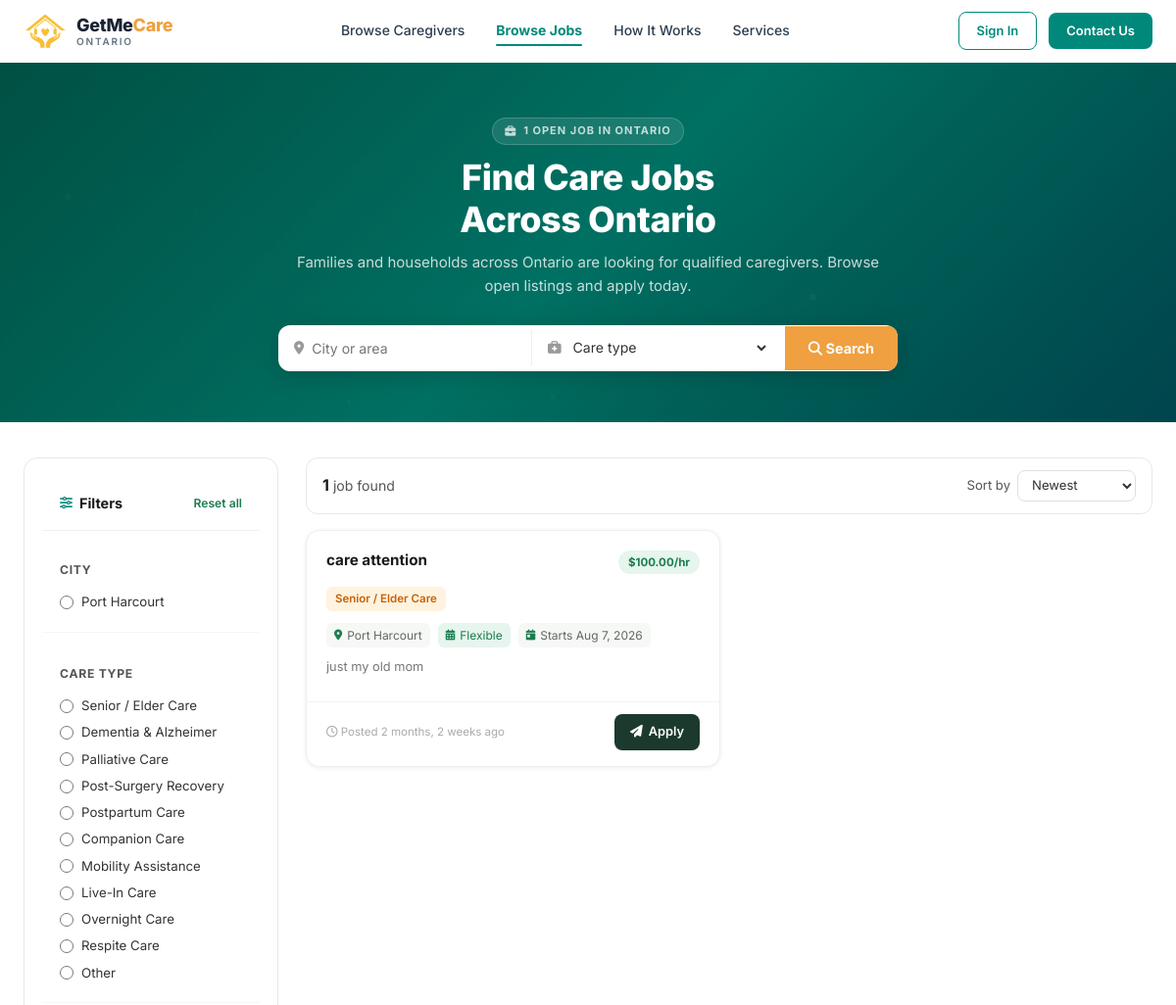
Page /browse-jobs/ (upper part) on the earlier database version.
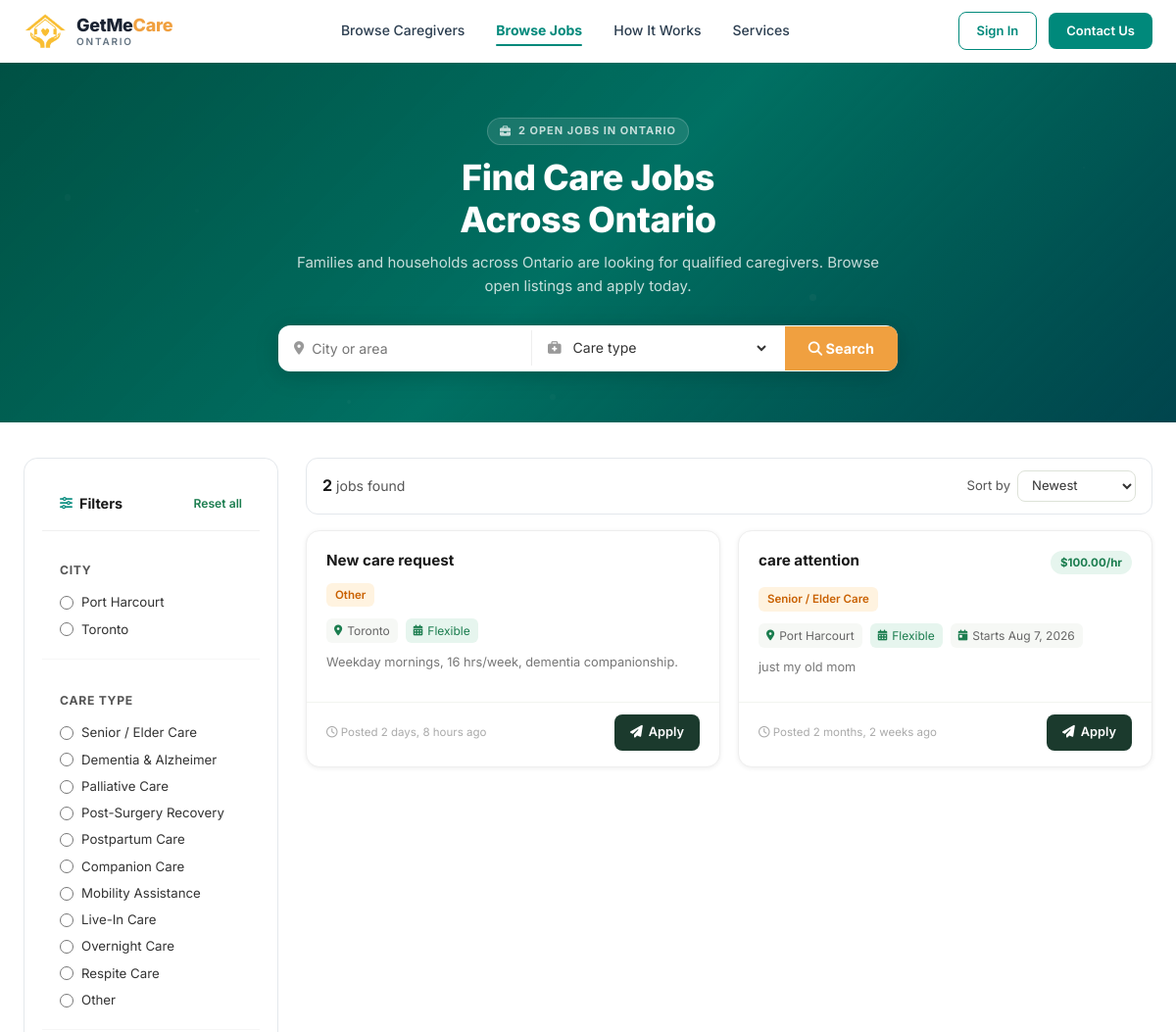
Same page on the later database version.
### Account/models.py (models this page shows, shortened)
class JobPosting(models.Model):
    CARE_TYPE_CHOICES = [
        ('senior_elder',      'Senior / Elder Care'),
        ('dementia',          'Dementia & Alzheimer'),
        ('palliative',        'Palliative Care'),
        ('post_surgery',      'Post-Surgery Recovery'),
        ('postpartum',        'Postpartum Care'),
        ('companion',         'Companion Care'),
        ('mobility',          'Mobility Assistance'),
        ('live_in',           'Live-In Care'),
        ('overnight',         'Overnight Care'),
        ('respite',           'Respite Care'),
        ('other',             'Other'),
    ]
    SCHEDULE_CHOICES = [
        ('weekdays',  'Weekdays'),
        ('weekends',  'Weekends'),
        ('flexible',  'Flexible'),
        ('live_in',   'Live-In'),
        ('overnight', 'Overnight'),
    ]
    STATUS_OPEN   = 'open'
    STATUS_FILLED = 'filled'
    STATUS_CLOSED = 'closed'
    STATUS_CHOICES = [
        (STATUS_OPEN,   'Open'),
        (STATUS_FILLED, 'Filled'),
        (STATUS_CLOSED, 'Closed'),
    ]
    employer       = models.ForeignKey(
        CustomUser, on_delete=models.CASCADE,
        related_name='job_postings',
        limit_choices_to={'role': CustomUser.EMPLOYER},
    )
    title          = models.CharField(max_length=120,
                     help_text='e.g. "Weekend Respite Care"')
    care_type      = models.CharField(max_length=30, choices=CARE_TYPE_CHOICES)
    city           = models.CharField(max_length=100,
                     help_text='Neighbourhood or city, e.g. "Nepean" or "Ottawa"')
    description    = models.TextField(blank=True,
                     help_text='Details about the care needed, patient needs, home environment, etc.')
    hours_per_week = models.PositiveSmallIntegerField(null=True, blank=True,
                     help_text='Estimated weekly hours')
    hourly_rate    = models.DecimalField(max_digits=6, decimal_places=2, null=True, blank=True,
                     help_text='Offered rate in CAD/hr')
    schedule       = models.CharField(max_length=20, choices=SCHEDULE_CHOICES, default='flexible')
    start_date     = models.DateField(null=True, blank=True,
                     help_text='Desired start date (leave blank if flexible)')
    status         = models.CharField(max_length=10, choices=STATUS_CHOICES, default=STATUS_OPEN)
    created_at     = models.DateTimeField(auto_now_add=True)
    updated_at     = models.DateTimeField(auto_now=True)
    class Meta:
        ordering = ['-created_at']

### Caregiver/views.py (the view)
# urls.py: path('browse-jobs/', views.browse_jobs, name='browse_jobs'),
def browse_jobs(request):
    qs = JobPosting.objects.filter(
        status=JobPosting.STATUS_OPEN
    ).select_related('employer').order_by('-created_at')
    city      = request.GET.get('city', '').strip()
    care_type = request.GET.get('care_type', '').strip()
    schedule  = request.GET.get('schedule', '').strip()
    rate_min  = request.GET.get('rate_min', '')
    rate_max  = request.GET.get('rate_max', '')
    sort      = request.GET.get('sort', '')
    if city:
        qs = qs.filter(city__icontains=city)
    if care_type:
        qs = qs.filter(care_type=care_type)
    if schedule:
        qs = qs.filter(schedule=schedule)
    if rate_min:
        try:
            qs = qs.filter(hourly_rate__gte=float(rate_min))
        except ValueError:
            pass
    if rate_max:
        try:
            qs = qs.filter(hourly_rate__lte=float(rate_max))
        except ValueError:
            pass
    if sort == 'rate_asc':
        qs = qs.order_by('hourly_rate')
    elif sort == 'rate_desc':
        qs = qs.order_by('-hourly_rate')
    elif sort == 'oldest':
        qs = qs.order_by('created_at')
    paginator = Paginator(qs, 30)
    page_num  = request.GET.get('page', 1)
    page_obj  = paginator.get_page(page_num)
    cities = (
        JobPosting.objects
        .filter(status=JobPosting.STATUS_OPEN)
        .exclude(city='')
        .values_list('city', flat=True)
        .distinct()
        .order_by('city')
    )
    return render(request, 'Caregiver/browse-jobs.html', {
        'page_obj':   page_obj,
        'total':      paginator.count,
        'city':       city,
        'care_type':  care_type,
        'schedule':   schedule,
        'rate_min':   rate_min,
        'rate_max':   rate_max,
        'sort':       sort,
        'cities':     cities,
        'care_type_choices': JobPosting.CARE_TYPE_CHOICES,
        'schedule_choices':  JobPosting.SCHEDULE_CHOICES,
    })

### GETMECARE/context_processors.py (called while the page is built, shortened)
def sidebar_context(request):
    if not hasattr(request, 'user') or not request.user.is_authenticated:
        return {}

def admin_whatsapp_number(request):
    from django.conf import settings
    return {
        'admin_whatsapp_number': getattr(settings, 'ADMIN_WHATSAPP_NUMBER', '+12494812647'),
    }

### templates/Caregiver/browse-jobs.html (shortened to what this page needs)
{% extends "base.html" %}
{% load static %}
{% block content %}
<section class="browse-hero">
<div class="browse-hero-inner" style="text-align:center">
<div class="browse-hero-text">
<span class="browse-eyebrow reveal"><i class="fas fa-briefcase"></i> {{ total }} Open Job{% if total != 1 %}s{% endif %} in Ontario</span>
<h1 class="reveal reveal-d1">Find Care Jobs<br>Across Ontario</h1>
<p class="reveal reveal-d2">Families and households across Ontario are looking for qualified caregivers. Browse open listings and apply today.</p>
</div>
<div class="jobs-hero-search browse-hero-search reveal reveal-d3">
<form method="get" action="{% url 'browse_jobs' %}">
<div class="jhs-inner">
<span class="jhs-field"><i class="fas fa-map-marker-alt"></i><input type="text" name="city" placeholder="City or area" value="{{ city }}"></span>
<span class="jhs-field"><i class="fas fa-briefcase-medical"></i>
<select name="care_type">
<option value="">Care type</option>
</select>
</span>
<button type="submit" class="jhs-btn"><i class="fas fa-search"></i> Search</button>
</div>
</form>
</div>
</div>
</section>
<div class="browse-layout">
<aside class="browse-sidebar" id="jobsSidebar">
<form method="get" action="{% url 'browse_jobs' %}" id="filterForm">
<div class="filter-card">
<div class="filter-header">
<h3><i class="fas fa-sliders-h"></i> Filters</h3>
<a href="{% url 'browse_jobs' %}" class="filter-reset">Reset all</a>
</div>
<div class="filter-group">
<h4>City</h4>
{% for c in cities %}
<label class="filter-check"><input type="radio" name="city" value="{{ c }}" {% if city == c %}checked{% endif %} onchange="this.form.submit()"><span>{{ c }}</span></label>
{% empty %}<p style="font-size:.8rem;color:#aaa">No listings yet</p>{% endfor %}
</div>
<div class="filter-group">
<h4>Care Type</h4>
{% for value, label in care_type_choices %}
<label class="filter-check"><input type="radio" name="care_type" value="{{ value }}" {% if care_type == value %}checked{% endif %} onchange="this.form.submit()"><span>{{ label }}</span></label>
{% endfor %}
</div>
</div>
</form>
</aside>
<main class="browse-results">
<div class="results-toolbar">
<div class="results-count"><strong>{{ total }}</strong> job{% if total != 1 %}s{% endif %} found</div>
<form method="get" action="{% url 'browse_jobs' %}" style="display:contents">
<div class="results-sort">
<label>Sort by</label>
<select name="sort" onchange="this.form.submit()">
<option value="" {% if not sort %}selected{% endif %}>Newest</option>
</select>
</div>
</form>
</div>
<div class="jb-grid">
{% for job in page_obj %}
<div class="jb-card">
<div class="jb-card-body">
<div class="jb-header">
<div class="jb-title">{{ job.title }}</div>
{% if job.hourly_rate %}<span class="jb-rate-badge">${{ job.hourly_rate }}/hr</span>{% endif %}
</div>
<span class="jb-type-badge">{{ job.get_care_type_display }}</span>
<div class="jb-meta">
<span class="jb-meta-item"><i class="fas fa-map-marker-alt"></i> {{ job.city|default:"Ontario" }}</span>
<span class="jb-meta-item sched-{{ job.schedule }}"><i class="fas fa-calendar-alt"></i> {{ job.get_schedule_display }}</span>
{% if job.start_date %}<span class="jb-meta-item"><i class="fas fa-calendar-day"></i> Starts {{ job.start_date|date:"M j, Y" }}</span>{% endif %}
</div>
{% if job.description %}<p class="jb-desc">{{ job.description }}</p>{% endif %}
</div>
<div class="jb-footer">
<span class="jb-posted"><i class="far fa-clock"></i> Posted {{ job.created_at|timesince }} ago</span>
<a href="{% url 'chat_start' job.employer.id %}" class="jb-apply-btn"><i class="fas fa-paper-plane"></i> Apply</a>
</div>
</div>
{% endfor %}
</div>
</main>
</div>
{% endblock %}

Differences in the rows shown:
added JobPosting: title "New care request", care_type "Other", city "Toronto", schedule "Flexible", description "Weekday mornings, 16 hrs/week, dementia companionship.", created_at "2 days, 8 hours"
Other differences:
{{ total }}: "1" → "2"
text now shown: "S s"
new list line: "☐ Toronto Toronto"
